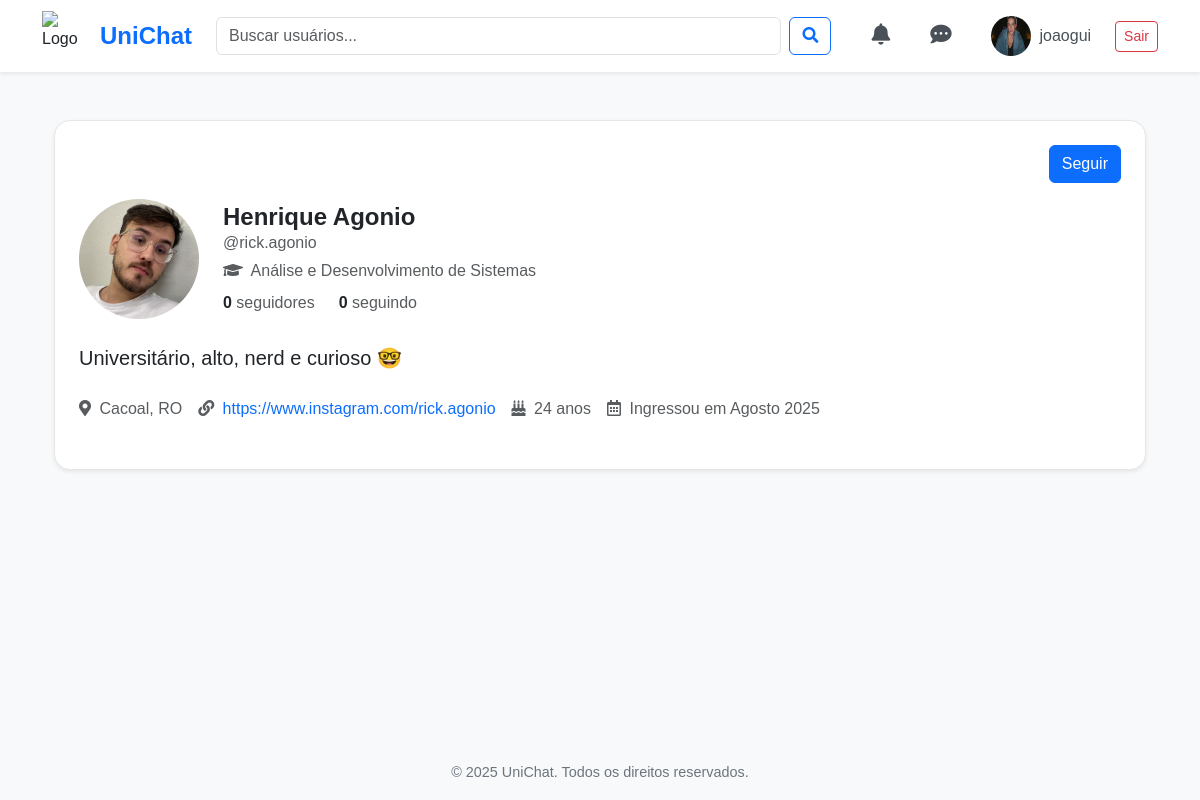
Page /profile/rick.agonio/ (signed in) on the committed database.
### users/models.py (models this page shows, shortened)
class Profile(models.Model):
    user = models.OneToOneField('auth.User', on_delete=models.CASCADE)
    bio = models.TextField(blank=True)
    avatar = models.ImageField(upload_to='avatars/', blank=True, null=True)
    date_of_birth = models.DateField(null=True, blank=True)
    location = models.CharField(max_length=100, blank=True)
    website = models.URLField(max_length=200, blank=True)
    course = models.ForeignKey(Course, on_delete=models.SET_NULL, null=True, blank=True)
    following = models.ManyToManyField(
        User,
        related_name='followers',
        symmetrical=False,
        blank=True
    )

class Course(models.Model):
    name = models.CharField(max_length=100)

### users/views.py (the view)
# urls.py: path('profile/<str:username>/', views.profile_view, name='user_profile'),
@login_required
def profile_view(request, username=None):
    if username is None:
        return redirect('user_profile', username=request.user.username)
    target_user = get_object_or_404(User, username=username)
    try:
        target_profile = target_user.profile
    except Profile.DoesNotExist:
        target_profile = Profile.objects.create(user=target_user)
    is_following = False
    if request.user.is_authenticated:
        if request.user != target_user:
            is_following = request.user.profile.following.filter(id=target_user.id).exists()
    followers_count = target_user.followers.count()
    following_count = target_profile.following.count()
    age = None
    if target_profile.date_of_birth:
        today = date.today()
        birth_date = target_profile.date_of_birth
        age = today.year - birth_date.year - ((today.month, today.day) < (birth_date.month, birth_date.day))
    context = {
        'target_user': target_user,
        'target_profile': target_profile,
        'is_following': is_following,
        'age': age,
        'followers_count': followers_count,
        'following_count': following_count,
    }
    return render(request, 'users/profile.html', context)

### users/templates/users/profile.html (shortened to what this page needs)
{% extends "base.html" %}
{% load static %}
{% block extra_head %}
    <link rel="stylesheet" href="{% static 'users/css/profile.css' %}">
    <link rel="stylesheet" href="https://cdnjs.cloudflare.com/ajax/libs/font-awesome/5.15.4/css/all.min.css">
{% endblock %}
{% block content %}
<div class="container mt-4">
    <div class="card shadow-sm p-4">
        <div class="d-flex justify-content-end mb-3">
            {% if request.user == target_user %}
                <a href="{% url 'profile_update' %}" class="btn btn-primary">
                    <i class="fas fa-pencil-alt"></i> Editar perfil
                </a>
            {% else %}
                <a href="{% url 'follow_user' username=target_user.username %}" class="btn btn-primary">
                    {% if is_following %}
                        Deixar de Seguir
                    {% else %}
                        Seguir
                    {% endif %}
                </a>
            {% endif %}
        </div>
        <div class="d-flex align-items-center mb-4">
            <div class="me-4">
                {% if target_profile.avatar %}
                    <img src="{{ target_profile.avatar.url }}" alt="Profile Avatar" class="rounded-circle" style="width: 120px; height: 120px; object-fit: cover;">
                {% else %}
                    <img src="{% static 'img/default_profile.png' %}" alt="Default Profile" class="rounded-circle" style="width: 120px; height: 120px; object-fit: cover;">
                {% endif %}
            </div>
            <div>
                <h1 class="h4 fw-bold mb-0">{{ target_user.first_name }} {{ target_user.last_name }}</h1>
                <p class="text-muted mb-1">@{{ target_user.username }}</p>
                <div class="d-flex flex-column">
                    {% if target_profile and target_profile.course %}
                        <p class="text-muted mb-0"><i class="fas fa-graduation-cap me-1"></i> {{ target_profile.course.name }}</p>
                    {% endif %}
                    <div class="d-flex mt-2">
                        <a href="#" class="me-4 text-decoration-none text-dark" data-bs-toggle="modal" data-bs-target="#followModal" data-list-type="followers">
                            <span class="fw-bold">{{ followers_count }}</span>
                            <span class="text-muted">seguidores</span>
                        </a>
                        <a href="#" class="text-decoration-none text-dark" data-bs-toggle="modal" data-bs-target="#followModal" data-list-type="following">
                            <span class="fw-bold">{{ following_count }}</span>
                            <span class="text-muted">seguindo</span>
                        </a>
                    </div>
                </div>
            </div>
        </div>
        <p class="lead mb-4">{{ target_profile.bio|default:"Nenhuma bio adicionada ainda." }}</p>
        <ul class="list-unstyled d-flex flex-wrap text-muted">
            {% if target_profile and target_profile.location %}
            <li class="me-3 mb-2">
                <i class="fas fa-map-marker-alt me-1"></i> {{ target_profile.location }}
            </li>
            {% endif %}
            {% if target_profile and target_profile.website %}
            <li class="me-3 mb-2">
                <i class="fas fa-link me-1"></i> <a href="{{ target_profile.website }}" class="text-decoration-none">{{ target_profile.website }}</a>
            </li>
            {% endif %}
            {% if age is not None %}
            <li class="me-3 mb-2">
                <i class="fas fa-birthday-cake me-1"></i> {{ age }} anos
            </li>
            {% endif %}
            <li class="me-3 mb-2">
                <i class="far fa-calendar-alt me-1"></i> Ingressou em {{ target_user.date_joined|date:"F Y" }}
            </li>
        </ul>
    </div>
</div>
{% endblock %}

### templates/base.html (shortened to what this page needs)
<!DOCTYPE html>
<html lang="pt-br">
<head>
{% load static %}
<link href="https://cdn.jsdelivr.net/npm/bootstrap@5.3.8/dist/css/bootstrap.min.css" rel="stylesheet">
<link rel="stylesheet" href="{% static 'css/base.css' %}">
<link rel="stylesheet" href="https://cdnjs.cloudflare.com/ajax/libs/font-awesome/6.4.0/css/all.min.css">
{% block extra_head %}{% endblock %}
</head>
<body class="d-flex flex-column min-vh-100">
    <header class="header-principal bg-white shadow-sm">
    <nav class="d-flex align-items-center justify-content-between container py-2">
        <div class="d-flex align-items-center">
            <img src="{% static 'img/logo.png' %}" alt="Logo" width="50" height="50" class="me-2">
            <span class="fs-4 fw-bold text-primary">UniChat</span>
        </div>
        <div class="flex-fill mx-4" style="position: relative;">
            <div class="d-flex align-items-center" style="max-width: 800px;">
                <input type="text" id="search-input" name="q" class="form-control me-2" placeholder="Buscar usuários..." aria-label="Busca usuários">
                <button type="submit" id="search-button" class="btn btn-outline-primary"><i class="fas fa-search"></i></button>
            </div>
        </div>
        <ul class="nav align-items-center gap-2 mb-0">
            {% if user.is_authenticated %}
            <li class="nav-item">
                <a href="#" class="nav-link position-relative"><i class="fas fa-bell fa-lg"></i></a>
            </li>
            <li class="nav-item">
                <a href="#" class="nav-link position-relative"><i class="fas fa-comment-dots fa-lg"></i></a>
            </li>
            <li class="nav-item d-flex align-items-center gap-2">
                <a class="nav-link d-flex align-items-center gap-2" href="{% url 'profile' %}">
                    <img src="{% if user.profile.avatar %}{{ user.profile.avatar.url }}{% else %}{% static 'img/default_profile.png' %}{% endif %}" alt="Foto de Perfil" width="40" height="40" class="rounded-circle">
                    <span>{{ user.username }}</span>
                </a>
            </li>
            <li class="nav-item">
                <form action="{% url 'logout' %}" method="post" class="m-0">
                    <button type="submit" class="btn btn-outline-danger btn-sm">Sair</button>
                </form>
            </li>
            {% endif %}
        </ul>
    </nav>
</header>
    <main class="container my-4 flex-fill">
        {% block content %}{% endblock %}
    </main>
    <footer class="text-center py-3 bg-light shadow-sm mt-auto">
        <p class="mb-0">&copy; 2025 UniChat. Todos os direitos reservados.</p>
    </footer>
</body>
</html>

### static/css/base.css (style rules this page uses)
body { background-color: #f8f9fa; font-family: 'Arial', sans-serif; color: #212529; }
.header-principal { background-color: #fff; box-shadow: 0 2px 6px rgba(0,0,0,0.05); position: sticky; top: 0; z-index: 1000; }
.nav-link { color: #495057; font-weight: 500; }
.btn-primary { background-color: #0d6efd; border-color: #0d6efd; transition: background-color 0.3s ease; }
.btn-outline-primary { color: #0d6efd; border-color: #0d6efd; }
footer { font-size: 0.9rem; color: #6c757d; }
.card { border-radius: 16px; background: #ffffff; border: 1px solid #e6e6e6; padding: 1.5rem; }

### rows in the picture
Profile: avatar (picture), course.name "Análise e Desenvolvimento de Sistemas", bio "Universitário, alto, nerd e curioso 🤓", location "Cacoal, RO", website "https://www.instagram.com/rick.agonio"

### other values in the picture
{{ user.username }} "joaogui"
{{ target_user.first_name }} "Henrique"
{{ target_user.last_name }} "Agonio"
{{ target_user.username }} "rick.agonio"
{{ followers_count }} "0"
{{ following_count }} "0"
{{ age }} "24"
{{ target_user.date_joined|date:"F Y" }} "Agosto 2025"
